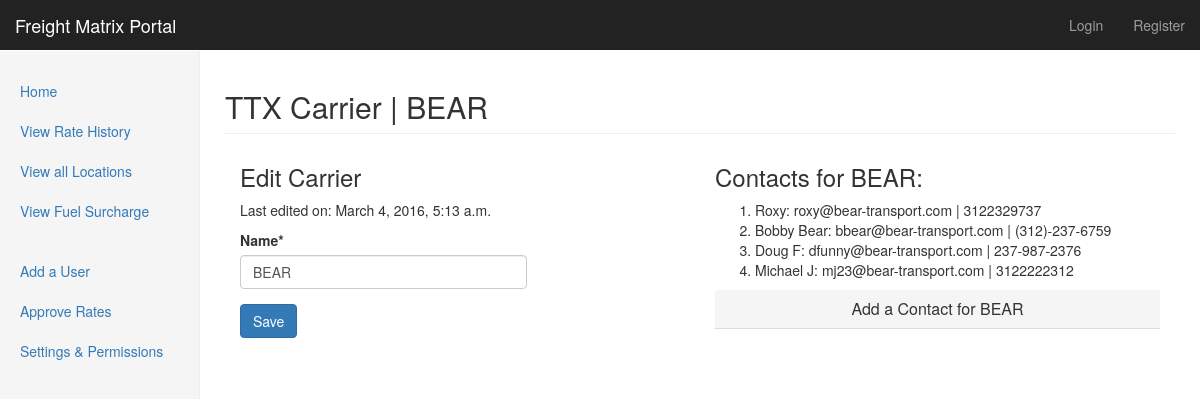
The app's page /freight/1/ with its own data.
### freight/models.py (models this page shows, shortened)
class Carrier(models.Model):
    name = models.CharField(max_length=50)
    add_date = models.DateTimeField('date published')
    lane_rates = models.ManyToManyField('Lane', null=True, blank=True, through='LaneRate')
    def __str__(self):
        return self.name

class Contact(models.Model):
    full_name = models.CharField(max_length=100)
    email = models.EmailField(max_length=254)
    phone = models.CharField(max_length=14)
    company = models.ForeignKey(Carrier)
    add_date = models.DateTimeField()
    update_date = models.DateTimeField()

### freight/views.py (the view)
# urls.py: url(r'^(?P<carrier_id>[0-9]+)/$', carrier_detail, name='carrier_detail'),
def carrier_detail(request, carrier_id):
    name = get_object_or_404(Carrier, pk=carrier_id)
    carrier = get_object_or_404(Carrier, pk=carrier_id)
    contact_list = Contact.objects.filter(company=carrier)
    try:
        carrier = Carrier.objects.get(pk=carrier_id)
    except Carrier.DoesNotExist:
        raise Http404("No Carrier Available.")
    if request.method == "POST":
        form_carrier = NewCarrier(request.POST, instance=carrier)
        form_contact = ContactInfo(request.POST)
        if form_carrier.is_valid():
            carrier = form_carrier.save(commit=False)
            carrier.add_date = timezone.now()
            carrier.save()
            return redirect('freight:carrier_detail', carrier_id=carrier_id)
        if form_contact.is_valid():
            contact = form_contact.save(commit=False)
            contact.add_date = timezone.now()
            contact.update_date = timezone.now()
            contact.save()
            return redirect('freight:carrier_detail', carrier_id=carrier_id)
    else:
        form_carrier = NewCarrier(instance=carrier)
        form_contact = ContactInfo()
    context={'name': name, 'contact_list':contact_list, 'form_carrier':form_carrier, 'form_contact':form_contact, 'carrier':carrier}
    return render(request, 'freight/carrier.html', context,)

### freight/forms.py
class NewCarrier(forms.ModelForm):
    class Meta:
        model = Carrier
        fields = ('name',)

class ContactInfo(forms.ModelForm):
    class Meta:
        model = Contact
        fields = ('full_name', 'email', 'phone', 'company')

### freight/templates/freight/carrier.html (shortened to what this page needs)
{% extends 'freight/base.html' %}
{% load crispy_forms_tags %}
{% block sidenav %}
        <div class="col-sm-3 col-md-2 sidebar">
          <ul class="nav nav-sidebar">
            <li><a href="{% url 'freight:index' %}">Home<span class="sr-only">(current)</span></a></li>
            <li><a href="{% url 'freight:rate_history' %}">View Rate History</a></li>
            <li><a href="{% url 'freight:location_all' %}">View all Locations</a></li>
            <li><a href="{% url 'freight:fuel_surcharge' %}">View Fuel Surcharge</a></li>
          </ul>
          <ul class="nav nav-sidebar">
            <li><a href="">Add a User</a></li>
            <li><a href="">Approve Rates</a></li>
            <li><a href="">Settings & Permissions</a></li>
          </ul>
        </div>
{% endblock %}
{% block content %}
    <div class="row">
        <h2 class="sub-header">TTX Carrier | {{ name.name }}</h2>
        <div class="col-md-4 ">
            <h3>Edit Carrier</h3>
            <p>Last edited on: {{name.add_date}}</p>
            <form method="POST">{% csrf_token %}
                {{ form_carrier|crispy }}
                <button class="btn btn-primary" type="submit">Save</button>
            </form>
        </div>
        <div class="col-md-2">
        </div>
        <div class="panel-default col-md-6">
            <h3 class="">Contacts for {{name.name}}:</h3>
            {% if contact_list %}
            <ol>
                {% for c in contact_list %}
                <li>{{c.full_name}}: {{c.email}} | {{c.phone}}</li>
                {% endfor %}
            </ol>
            {% else %}
            <ul>
                <li>Enter a contact below</li>
            </ul>
            {% endif %}
            <div class="panel-heading text-align-center" role="tab" id="headingOne">
                <h2 class="panel-title">
                    <a class="collapsed" data-toggle="collapse" data-parent="#accordion" href="#collapseOne" aria-expanded="false" aria-controls="collapseOne">
                        Add a Contact for {{name.name}}
                    </a>
                </h2>
            </div>
            <br>
          </div>
    </div>
{% endblock %}

### freight/static/css/dashboard.css (style rules this page uses)
body { padding-top: 50px; }
.sub-header { padding-bottom: 10px; border-bottom: 1px solid #eee; }
.sidebar { display: none; }
@media (min-width: 768px) { .sidebar { position: fixed; top: 51px; bottom: 0; left: 0; z-index: 1000; display: block; padding: 20px; overflow-x: hidden; overflow-y: auto; background-color: #f5f5f5; border-right: 1px solid #eee; } }
.nav-sidebar { margin-right: -21px; margin-bottom: 20px; margin-left: -20px; }
.nav-sidebar > li > a { padding-right: 20px; padding-left: 20px; }

### freight/static/css/style.css (style rules this page uses)
.text-align-center { text-align: center; }

### records on screen
Carrier: name "BEAR", add_date "March 4, 2016, 5:13 a.m."
Contact: full_name "Roxy", email "roxy@bear-transport.com", phone "3122329737"
Contact: full_name "Bobby Bear", email "bbear@bear-transport.com", phone "(312)-237-6759"
Contact: full_name "Doug F", email "dfunny@bear-transport.com", phone "237-987-2376"
Contact: full_name "Michael J", email "mj23@bear-transport.com", phone "3122222312"
